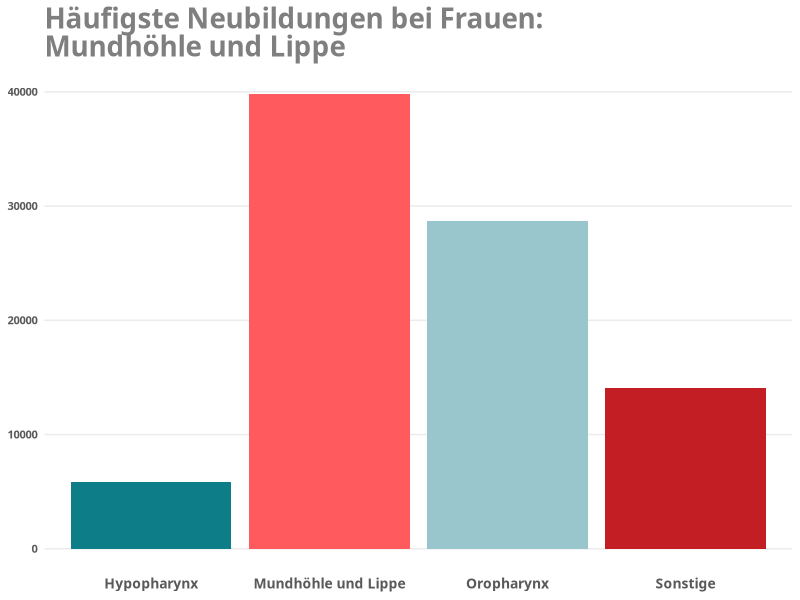
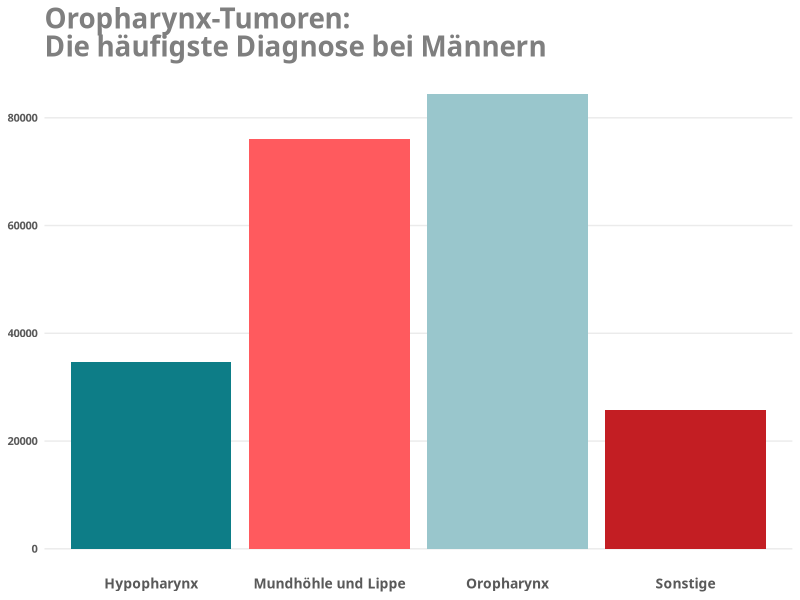

These charts were generated, in order, by the following R code:
## ---- chunk 1
#| fig-height: 4
#| fig-align: center
#| echo: false
#| label: fig-plot-Inzidenz
#| layout-ncol: 2
#| fig-cap: 
#| - "Inzidenz in Deutschland im Zeitraum 1999–2022 basierend auf Daten des Zentrums für Krebsregisterdaten des Robert Koch-Instituts (RKI).[@ZentrumfurKrebsregisterdatenimRobertKoch-Institut2024] "
#| - "Inzidenz in Deutschland im Zeitraum 1999–2022 basierend auf Daten des Zentrums für Krebsregisterdaten des Robert Koch-Instituts (RKI).[@ZentrumfurKrebsregisterdatenimRobertKoch-Institut2024] "


# Required Libraries
library(ggplot2)
library(dplyr)
library(scales) # For percentage formatting
library(ggtext) # For element_markdown in themes
library(tidyr) # For data transformation
library(dplyr)

color_palette <- c("#0d7d87","#ff5a5e",  "#99c6cc", "#c31e23" )

# Read the CSV file
data <- read.csv( "Daten/InzidenzHNO.csv" , sep = ";", header = TRUE)

data <- data %>% 
  select(-X)%>%
  mutate(
    Diagnose_Gruppe = case_when(
    
    Diagnose %in% c(
      "Lippe (C00)",
      "sonstg/nnbez Teile d Zunge (C02)",
      "Zahnfleisch (C03)",
      "Mundboden (C04)",
      "sonstg/nnbez Teile d Mundes (C06)"
      ) ~ "Mundhöhle und Lippe" ,
    
    Diagnose %in% c(
      "Zungengrund (C01)",
      "Gaumen (C05)",
      "Tonsille (C09)",
      "Oropharynx (C10)"
    ) ~ "Oropharynx",

    Diagnose %in% c(
      "Recessus piriformis (C12)",
      "Hypopharynx (C13)"
    ) ~ "Hypopharynx",
    
    TRUE ~ "Sonstige",  # Default für andere
    
  ))

  
  
  


# Create the bar chart
data %>% 
  select(-männlich)%>%
  ggplot(

  aes(
    x = Diagnose_Gruppe, 
    y = weiblich, 
    fill = Diagnose_Gruppe
    )) +
  geom_bar(
    stat = "identity", 
    show.legend = FALSE
    ) +  
  scale_fill_manual(values = color_palette) +  
  theme_minimal() +  
  labs(
    title = "<p><span style='color:#7f7f7f'>Häufigste Neubildungen bei Frauen:<br> Mundhöhle und Lippe</span></p>",
  ) +
  theme(
    plot.title = element_markdown(hjust = 0, family = "Ubuntu", size = 20, face = "bold"),
    plot.caption = element_markdown(hjust = 0.5, size = 10),
    # panel.grid.major.y = element_blank(),
    panel.grid.minor.y = element_blank(),
    panel.grid.major.x = element_blank(),
    panel.grid.minor.x = element_blank(),
    axis.text.x = element_text(
      #angle = 45, 
      hjust = 0.5,
      family = "Ubuntu", 
      face = "bold", 
      color = "#595959", 
      size = 10
      ),  # Rotate x labels if they overlap
    axis.title.x = element_blank(),  # Remove x axis title
    axis.title.y = element_blank(),  # Remove y axis title
    #axis.text.y = element_blank(),  # Remove y axis text
    axis.text.y = element_text(family = "Ubuntu", face = "bold", color = "#595959", size = 8),  
    axis.ticks = element_blank()  # Remove axis ticks
  )


# Create the bar chart
data %>% 
  select(-weiblich)%>%
  ggplot(

  aes(
    x = Diagnose_Gruppe, 
    y = männlich, 
    fill = Diagnose_Gruppe
    )) +
  geom_bar(
    stat = "identity", 
    show.legend = FALSE
    ) +  
  scale_fill_manual(values = color_palette) +  
  theme_minimal() +  
  labs(
    title = "<p><span style='color:#7f7f7f'>Oropharynx-Tumoren:<br> Die häufigste Diagnose bei Männern</span></p>",
  ) +
  theme(
    plot.title = element_markdown(hjust = 0, family = "Ubuntu", size = 20, face = "bold"),
    plot.caption = element_markdown(hjust = 0.5, size = 10),
    # panel.grid.major.y = element_blank(),
    panel.grid.minor.y = element_blank(),
    panel.grid.major.x = element_blank(),
    panel.grid.minor.x = element_blank(),
    axis.text.x = element_text(
      #angle = 45, 
      hjust = 0.5,
      family = "Ubuntu", 
      face = "bold", 
      color = "#595959", 
      size = 10
      ),  # Rotate x labels if they overlap
    axis.title.x = element_blank(),  # Remove x axis title
    axis.title.y = element_blank(),  # Remove y axis title
    #axis.text.y = element_blank(),  # Remove y axis text
    axis.text.y = element_text(family = "Ubuntu", face = "bold", color = "#595959", size = 8),  
    axis.ticks = element_blank()  # Remove axis ticks
  )
  
